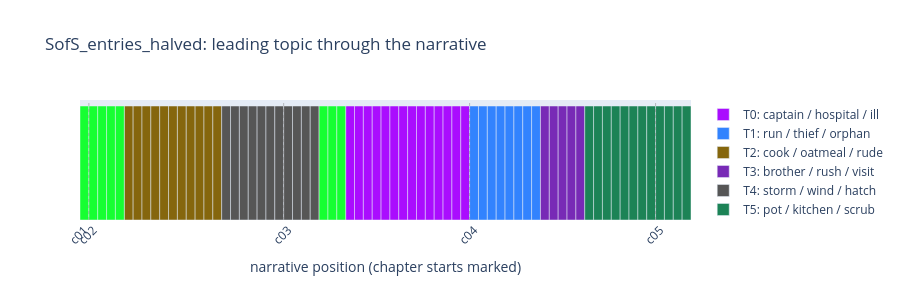

The notebook cell this image was saved under:
### Markdown cell above
**Dominant-topic ribbon** — which topic leads at each point (smoothed). Long same-colour runs are sustained phases; frequent colour changes are a book that moves quickly between concerns.

### Code cell
fig = go.Figure()
for t in range(K):
    mask = dom_smooth == t
    if not mask.any():
        continue
    fig.add_trace(go.Bar(x=xpos[mask], y=np.ones(mask.sum()), name=topic_label[t][:46], marker_color=topic_color(t),
                         customdata=hover_meta[mask], width=1,
                         hovertemplate="%{customdata[0]} (%{customdata[1]})<extra>" + topic_label[t][:46] + "</extra>"))
fig.update_layout(title=f"{TITLE}: leading topic through the narrative", barmode="overlay", bargap=0, height=300,
                  yaxis=dict(visible=False), legend=dict(orientation="v", x=1.02, y=1))
chapter_axis(fig)
show(fig, "05_dominant_ribbon")

### Figure 1 — Plotly figure (JSON) as saved in the notebook; plotly's stock layout.template omitted (floating-point values rounded to 4 significant figures)
{"data": [{"customdata": [["chc03_e8", "June 12, 1847"], ["chc03_e9", "June 13, 1847"], ["chc03_e10", "June 14, 1847"], ["chc03_e11", "June 15, 1847"], ["chc03_e12", "June 16, 1847"], ["chc03_e13", "June 17, 1847"], ["chc03_e14", "June 18, 1847"], ["chc03_e15", "June 21, 1847"], ["chc03_e16", "June 22, 1847"], ["chc03_e17", "June 23, 1847"], ["chc03_e18", "June 24, 1847"], ["chc03_e19", "June 25, 1847"], ["chc03_e20", "June 26, 1847"], ["chc03_e21", "June 28, 1847"]], "hovertemplate": "%{customdata[0]} (%{customdata[1]})<extra>T0: captain / hospital / ill</extra>", "marker": {"color": "#AA0DFE"}, "name": "T0: captain / hospital / ill", "type": "bar", "width": 1, "x": [31, 32, 33, 34, 35, 36, 37, 38, 39, 40, 41, 42, 43, 44], "y": [1.0, 1.0, 1.0, 1.0, 1.0, 1.0, 1.0, 1.0, 1.0, 1.0, 1.0, 1.0, 1.0, 1.0]}, {"customdata": [["chc04_e1", "July 3, 1847"], ["chc04_e2", "July 4, 1847"], ["chc04_e3", "July 7, 1847"], ["chc04_e4", "July 10, 1847"], ["chc04_e5", "July 12, 1847"], ["chc04_e6", "July 13, 1847"], ["chc04_e7", "July 14, 1847"], ["chc04_e8", "July 15, 1847"]], "hovertemplate": "%{customdata[0]} (%{customdata[1]})<extra>T1: run / thief / orphan</extra>", "marker": {"color": "#3283FE"}, "name": "T1: run / thief / orphan", "type": "bar", "width": 1, "x": [45, 46, 47, 48, 49, 50, 51, 52], "y": [1.0, 1.0, 1.0, 1.0, 1.0, 1.0, 1.0, 1.0]}, {"customdata": [["chc02_e5", "May 8, 1847"], ["chc02_e6", "May 9, 1847"], ["chc02_e7", "May 10, 1847"], ["chc02_e8", "May 11, 1847"], ["chc02_e9", "May 12, 1847"], ["chc02_e10", "May 13, 1847"], ["chc02_e11", "May 14, 1847"], ["chc02_e12", "May 15, 1847"], ["chc02_e13", "May 16, 1847"], ["chc02_e14", "May 19, 1847"], ["chc02_e15", "May 20, 1847"]], "hovertemplate": "%{customdata[0]} (%{customdata[1]})<extra>T2: cook / oatmeal / rude</extra>", "marker": {"color": "#85660D"}, "name": "T2: cook / oatmeal / rude", "type": "bar", "width": 1, "x": [6, 7, 8, 9, 10, 11, 12, 13, 14, 15, 16], "y": [1.0, 1.0, 1.0, 1.0, 1.0, 1.0, 1.0, 1.0, 1.0, 1.0, 1.0]}, {"customdata": [["chc04_e9", "July 16, 1847"], ["chc04_e10", "July 17, 1847"], ["chc04_e11", "July 18, 1847"], ["chc04_e12", "July 19, 1847"], ["chc04_e13", "July 20, 1847"]], "hovertemplate": "%{customdata[0]} (%{customdata[1]})<extra>T3: brother / rush / visit</extra>", "marker": {"color": "#782AB6"}, "name": "T3: brother / rush / visit", "type": "bar", "width": 1, "x": [53, 54, 55, 56, 57], "y": [1.0, 1.0, 1.0, 1.0, 1.0]}, {"customdata": [["chc02_e16", "May 21, 1847"], ["chc02_e17", "May 22, 1847"], ["chc02_e18", "May 23, 1847"], ["chc02_e19", "May 24, 1847"], ["chc02_e20", "May 27, 1847"], ["chc02_e21", "May 28, 1847"], ["chc02_e22", "May 30, 1847"], ["chc03_e1", "June 1, 1847"], ["chc03_e2", "June 3, 1847"], ["chc03_e3", "June 5, 1847"], ["chc03_e4", "June 8, 1847"]], "hovertemplate": "%{customdata[0]} (%{customdata[1]})<extra>T4: storm / wind / hatch</extra>", "marker": {"color": "#565656"}, "name": "T4: storm / wind / hatch", "type": "bar", "width": 1, "x": [17, 18, 19, 20, 21, 22, 23, 24, 25, 26, 27], "y": [1.0, 1.0, 1.0, 1.0, 1.0, 1.0, 1.0, 1.0, 1.0, 1.0, 1.0]}, {"customdata": [["chc04_e14", "July 21, 1847"], ["chc04_e15", "July 24, 1847"], ["chc04_e16", "July 25, 1847"], ["chc04_e17", "July 26, 1847"], ["chc04_e18", "July 27, 1847"], ["chc04_e19", "July 28, 1847"], ["chc04_e20", "July 30, 1847"], ["chc04_e21", "July 31, 1847"], ["chc05_e1", "August 1, 1847"], ["chc05_e2", "August 2, 1847"], ["chc05_e3", "August 3, 1847"], ["chc05_e4", "August 5, 1847"]], "hovertemplate": "%{customdata[0]} (%{customdata[1]})<extra>T5: pot / kitchen / scrub</extra>", "marker": {"color": "#1C8356"}, "name": "T5: pot / kitchen / scrub", "type": "bar", "width": 1, "x": [58, 59, 60, 61, 62, 63, 64, 65, 66, 67, 68, 69], "y": [1.0, 1.0, 1.0, 1.0, 1.0, 1.0, 1.0, 1.0, 1.0, 1.0, 1.0, 1.0]}, {"customdata": [["chc01_e1", "April 30, 1847"], ["chc02_e1", "May 1, 1847"], ["chc02_e2", "May 3, 1847"], ["chc02_e3", "May 6, 1847"], ["chc02_e4", "May 7, 1847"], ["chc03_e5", "June 9, 1847"], ["chc03_e6", "June 10, 1847"], ["chc03_e7", "June 11, 1847"]], "hovertemplate": "%{customdata[0]} (%{customdata[1]})<extra>T6: steamer / eat / milk</extra>", "marker": {"color": "#16FF32"}, "name": "T6: steamer / eat / milk", "type": "bar", "width": 1, "x": [1, 2, 3, 4, 5, 28, 29, 30], "y": [1.0, 1.0, 1.0, 1.0, 1.0, 1.0, 1.0, 1.0]}], "layout": {"bargap": 0, "barmode": "overlay", "height": 300, "legend": {"orientation": "v", "x": 1.02, "y": 1}, "shapes": [{"line": {"color": "grey", "dash": "dot", "width": 0.5}, "type": "line", "x0": 1.5, "x1": 1.5, "xref": "x", "y0": 0, "y1": 1, "yref": "y domain"}, {"line": {"color": "grey", "dash": "dot", "width": 0.5}, "type": "line", "x0": 23.5, "x1": 23.5, "xref": "x", "y0": 0, "y1": 1, "yref": "y domain"}, {"line": {"color": "grey", "dash": "dot", "width": 0.5}, "type": "line", "x0": 44.5, "x1": 44.5, "xref": "x", "y0": 0, "y1": 1, "yref": "y domain"}, {"line": {"color": "grey", "dash": "dot", "width": 0.5}, "type": "line", "x0": 65.5, "x1": 65.5, "xref": "x", "y0": 0, "y1": 1, "yref": "y domain"}], "title": {"text": "SofS_entries_halved: leading topic through the narrative"}, "xaxis": {"tickangle": -45, "tickmode": "array", "ticktext": ["c01", "c02", "c03", "c04", "c05"], "tickvals": [1, 2, 24, 45, 66], "title": {"text": "narrative position (chapter starts marked)"}}, "yaxis": {"visible": false}}}
